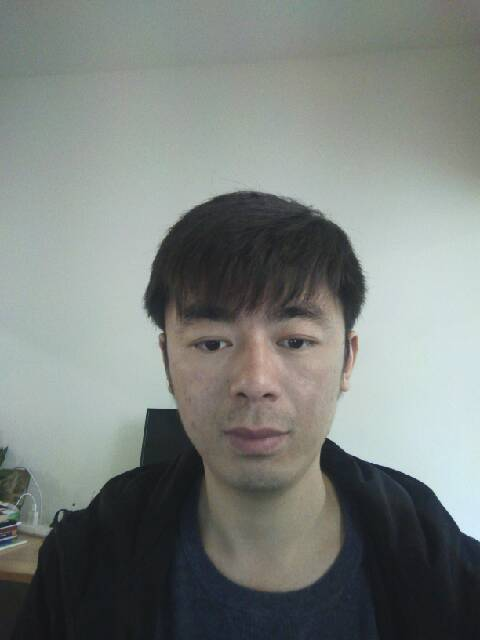
//> input picture test.jpg, 480 x 640 px
$ ./faceRecognize   (built with g++ and OpenCV 4)
//> lines starting //> are read from the running program, lines starting //| are printed output that depends on the picture; after the words box and inside, x2 and y2 are one past the last pixel; in counts of white or black regions, pixels touching at a corner belong together
//> further down, testSample is the input picture: 640 rows x 480 cols, CV_8UC3; mean B, G, R 125.3, 128.9, 123.2
#include <opencv2/opencv.hpp>
#include <iostream>
#include <fstream>
#include <sstream>
#include <math.h>

using namespace cv;
using namespace std;

/** Global variables */
String face_cascade_name = "haarcascade_frontalface_default.xml";
String eyes_cascade_name = "haarcascade_eye_tree_eyeglasses.xml";
CascadeClassifier face_cascade;
CascadeClassifier eyes_cascade;
String window_name = "Capture - Face detection";

static const int FACE_WIDTH = 200;
static const int FACE_HEIGHT = 200;

Mat detectAndDisplay(Mat frame)
{
    std::vector<Rect> faces;
    Mat frame_gray;

    cvtColor(frame, frame_gray, COLOR_BGR2GRAY);
    equalizeHist(frame_gray, frame_gray);
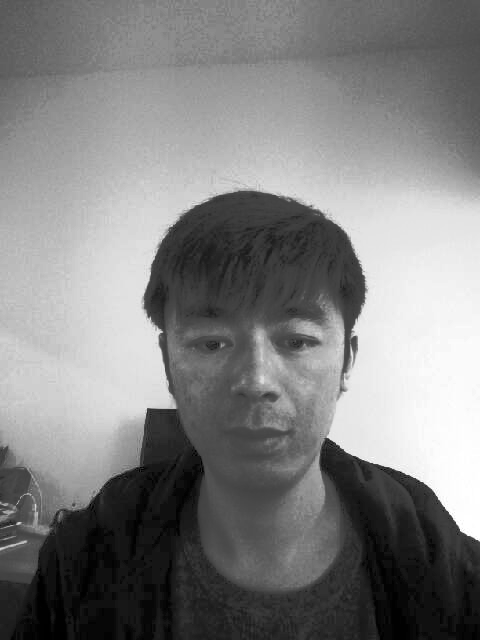
//> frame_gray: 640 rows x 480 cols, CV_8UC1; min 0, max 255, mean 128.4

    //-- Detect faces
    face_cascade.detectMultiScale(frame_gray, faces, 1.1, 3, CV_HAAR_DO_ROUGH_SEARCH, Size(50, 50),Size(2000,2000));
//> faces = 1 Rect (x, y, width, height): [167, 273, 182, 182]

    Mat faceROI = frame_gray;

    for (size_t i = 0; i < faces.size(); i++)
    {
        rectangle(frame, faces[i],Scalar(255,0,0),2,8,0);
        cout << faces[i] << endl;

        faceROI = frame_gray(faces[i]);
        imwrite("faceROI.jpg", faceROI);
    }
//> this loop made 1 pass
//| [182 x 182 from (167, 273)]
//> pass 1, in detectAndDisplay, `faceROI = frame_gray(faces[i]);`:
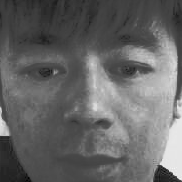
//> faceROI: 182 rows x 182 cols, CV_8UC1; min 1, max 245, mean 101.8
//> after the loop:
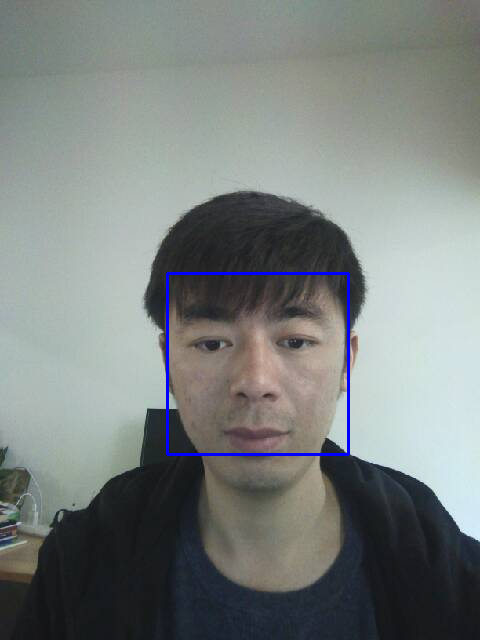
//> frame: 640 rows x 480 cols, CV_8UC3; 0.71% of pixels changed, all inside (x1, y1, x2, y2) = (166, 272, 350, 456)
    //-- Show what you got
    namedWindow(window_name, 2);
    imshow(window_name, frame);
    return faceROI;
}

int main(int argc, char** argv)
{
    char* imgName = "test.jpg";
    if(argc == 2)
    {
       imgName = argv[1];
    }

    if (!face_cascade.load(face_cascade_name)){ printf("--(!)Error loading face cascade\n"); return -1; };

    Mat testSample = imread(imgName, 1);
    Mat faceROI = detectAndDisplay(testSample);
    resize(faceROI, faceROI, cvSize(FACE_WIDTH, FACE_HEIGHT));
//> faceROI: 200 rows x 200 cols, CV_8UC1


//> (the run ends here: the program needs code that is not available in this run, at `Ptr<FaceRecognizer> model = createEigenFaceRecognizer();`)
